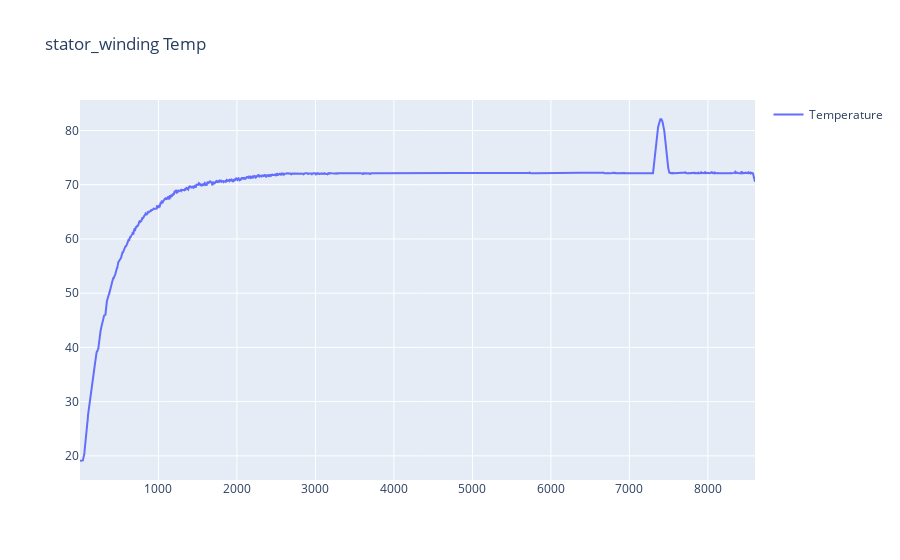

The notebook cell saved with this chart:
### Code cell
### Visualize data
fig = go.Figure()
fig.add_trace(go.Scatter(x=df['data_point'], y=df['stator_winding'], name='Temperature'))
fig.update_layout(showlegend=True, title='stator_winding Temp')
fig.show()

### Figure 1 — Plotly figure (JSON) as saved in the notebook; plotly's stock layout.template omitted (floating-point values rounded to 4 significant figures; data arrays with more than 128 entries replaced by an {"elided": "..."} marker saying what was removed)
{"data": [{"name": "Temperature", "type": "scatter", "x": {"elided": "8600 int values"}, "y": {"elided": "8600 float values"}}], "layout": {"showlegend": true, "title": {"text": "stator_winding Temp"}}}
